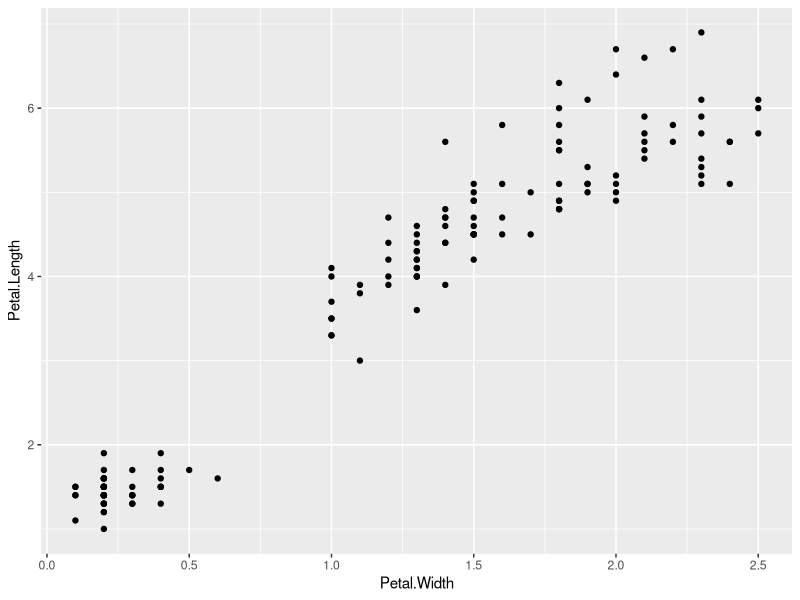
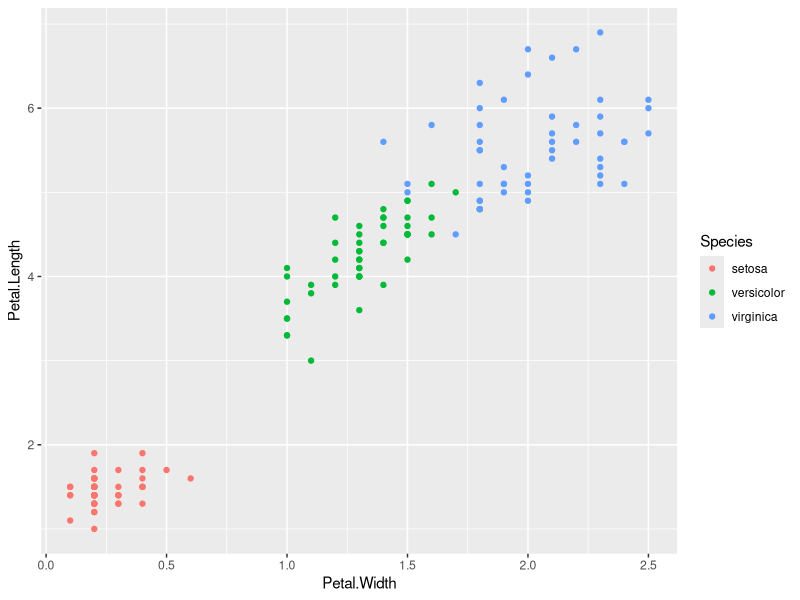
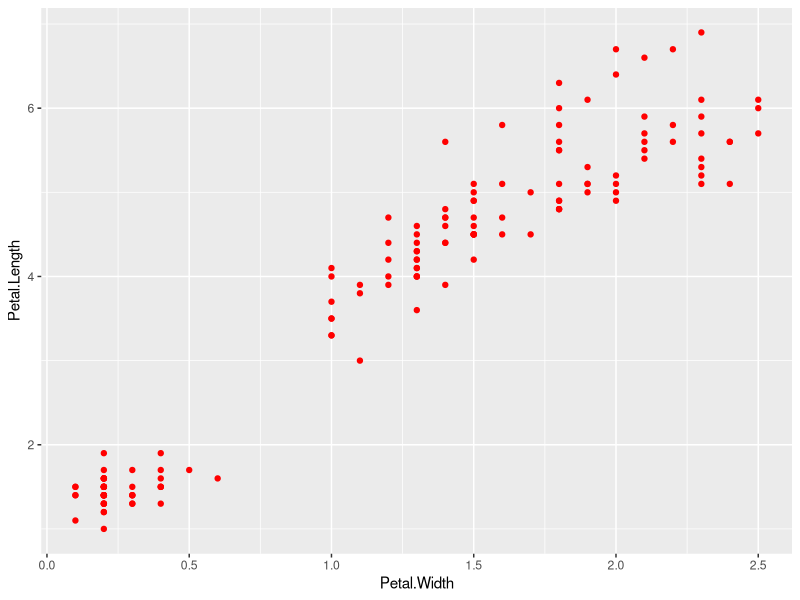
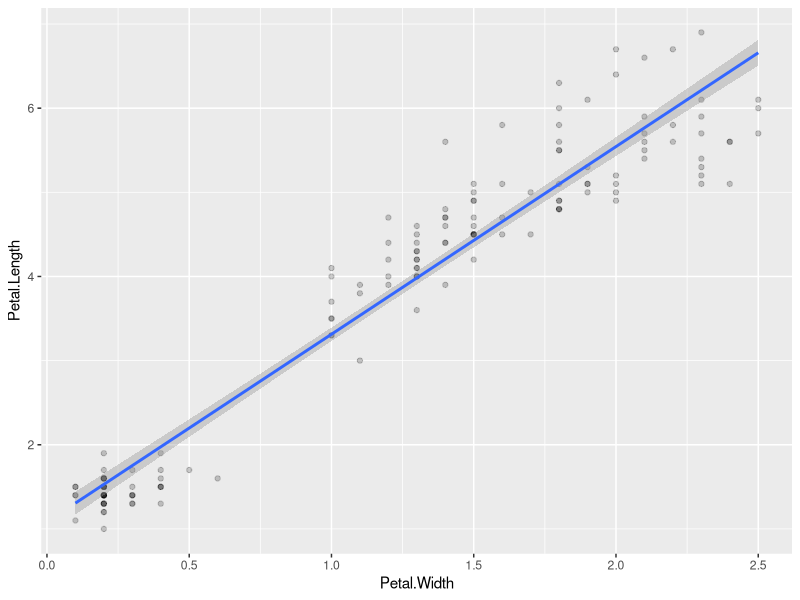
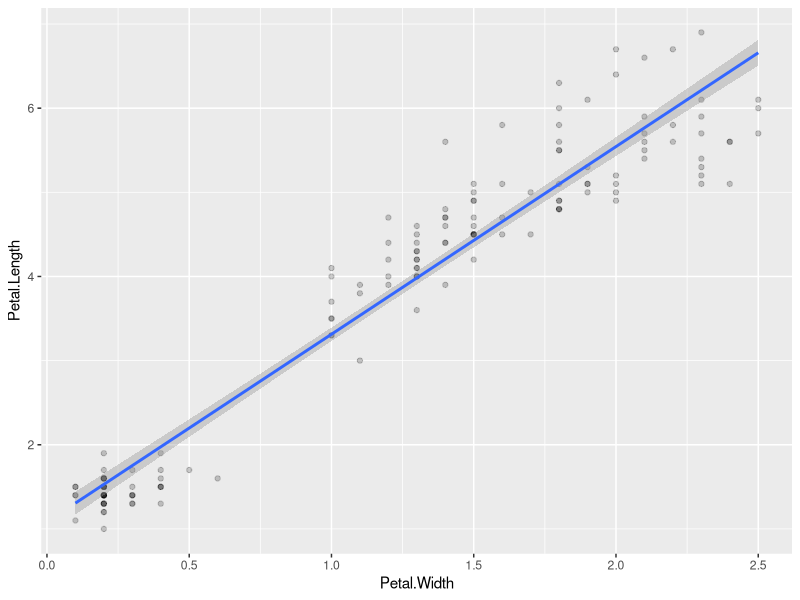
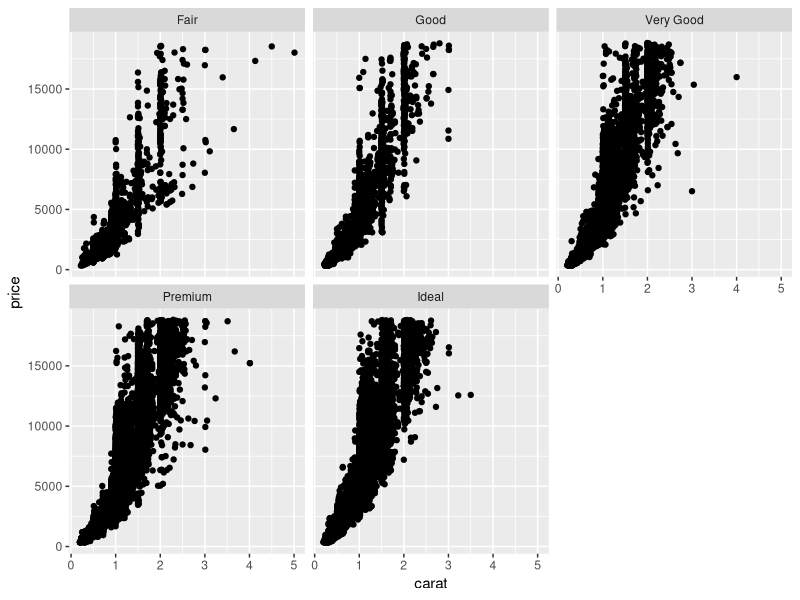
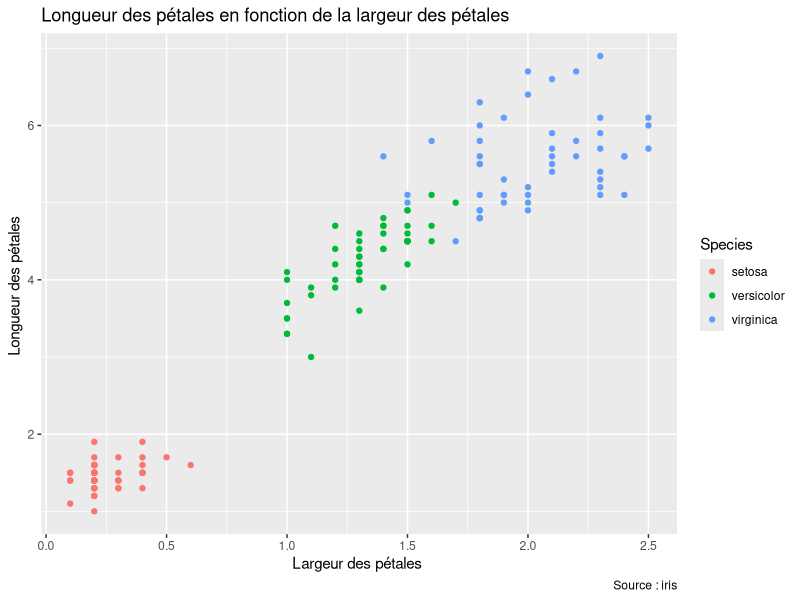
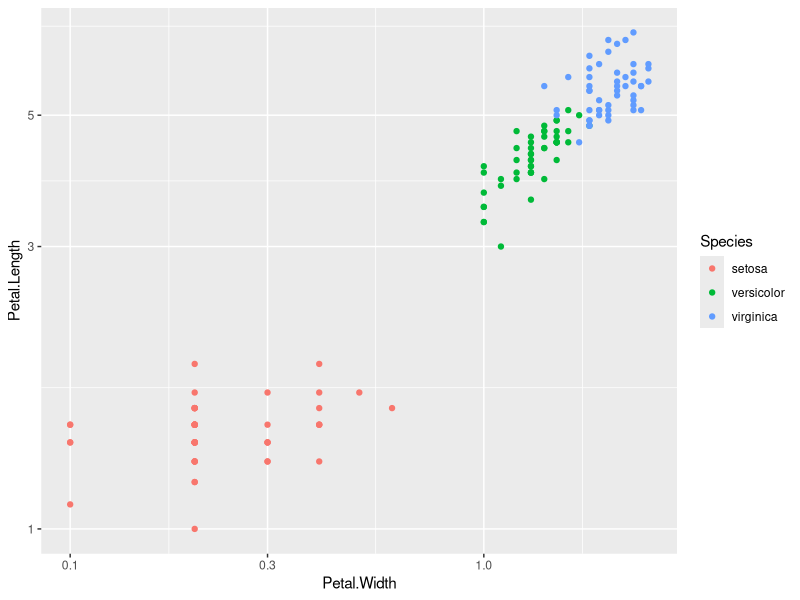

The R source for these figures, in order:
## ---- chunk 1
library(ggplot2)
## ---- chunk 2
iris <- iris
ggplot(iris) + 
  geom_point(aes(x = Petal.Width, y = Petal.Length))
## ---- chunk 3
ggplot(iris) + 
  geom_point(aes(x = Petal.Width, y = Petal.Length, color = Species))
## ---- chunk 4
ggplot(iris) + 
  geom_point(aes(x = Petal.Width, y = Petal.Length), color = "red")
## ---- chunk 5
ggplot(iris) + 
  geom_point(aes(x = Petal.Width, y = Petal.Length), alpha = 0.2) + 
  geom_smooth(aes(x = Petal.Width, y = Petal.Length), method = "lm")
## ---- chunk 6
ggplot(iris, aes(x = Petal.Width, y = Petal.Length)) + 
  geom_point(alpha = 0.2) + 
  geom_smooth(method = "lm")
## ---- chunk 7
ggplot(diamonds) +
	geom_point(mapping = aes(x = carat, y = price)) +
	facet_wrap(~cut)
## ---- chunk 8
ggplot(iris) +
  geom_point(aes(x = Petal.Width, y = Petal.Length, color = Species)) +
  labs(title="Longueur des pétales en fonction de la largeur des pétales",
       x="Largeur des pétales ",
       y="Longueur des pétales ",
       caption="Source : iris")
## ---- chunk 9
ggplot(iris) + 
  geom_point(aes(x = Petal.Width, y = Petal.Length, color = Species)) +
  scale_x_log10() +
  scale_y_log10()
## ---- chunk 10
ggplot(iris) + 
  geom_point(aes(x = Petal.Width, y = Petal.Length, color = Species)) +
  guides(color=guide_legend(direction="horizontal",
                           order=1,
                           title.position="top",
                           title.hjust=0.5,
                           nrow=1,
                           label.position="bottom"))+
  theme(legend.position = "bottom")
